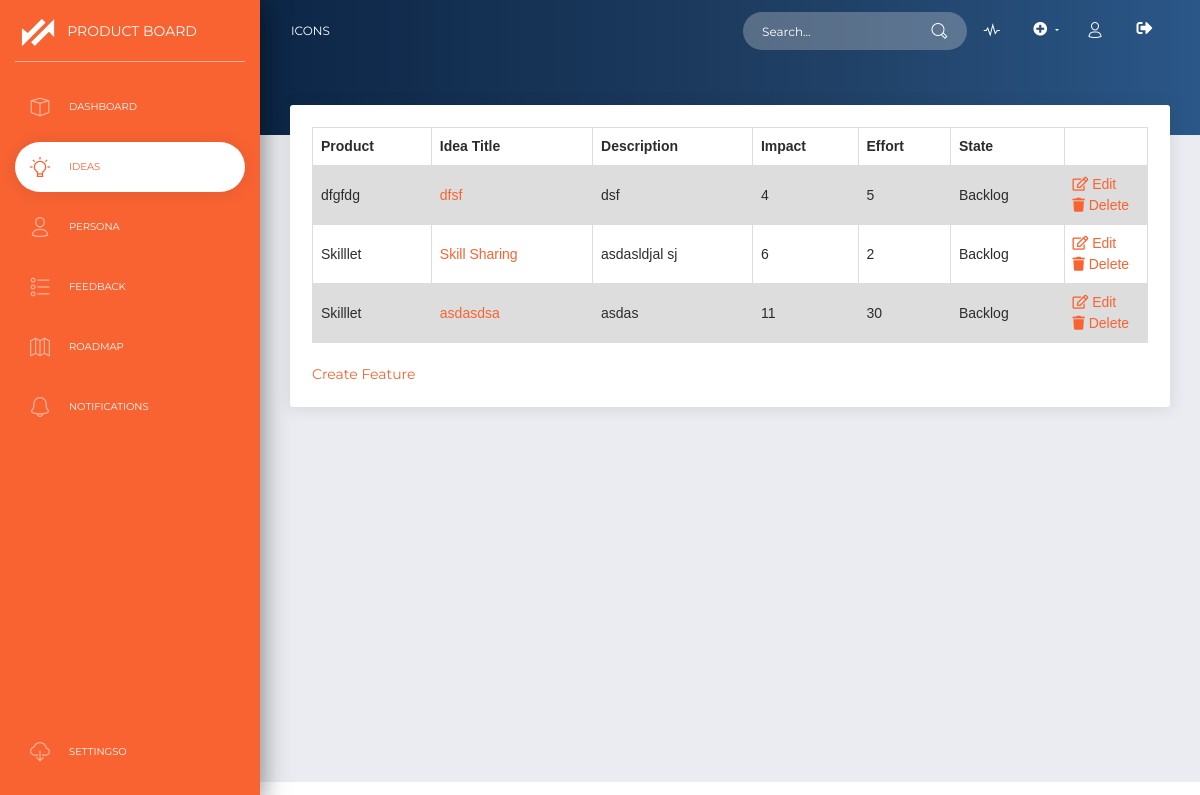
The app's page /idea/ (signed in) with its own data.
### Features/models.py (models this page shows)
class Ideas(models.Model):
    iProduct = models.ForeignKey(myProducts, on_delete=models.CASCADE)
    AREA_CHOICES =[('B','Backlog'), ('U','Unsorted'), ('C','Completed'), ('O','Optimisation Testing'), ('I','In Progress'), ('I','Investigation'), ('D','Discovery')]
    Title= models.CharField(max_length=100)
    Desciption = models.TextField()
    problems = models.TextField()
    business_reasons = models.TextField()
    impact = models.IntegerField()
    effort = models.IntegerField()
    createdby = models.ForeignKey(User, on_delete= models.SET_NULL, blank=True,null=True,related_name='a')
    owner = models.ForeignKey(User,on_delete= models.SET_NULL, blank=True,null=True,related_name='b')
    datecreated = models.DateTimeField(default=datetime.now, blank=True)
    area = models.CharField(max_length=100,choices=AREA_CHOICES, default=AREA_CHOICES[1][1])

### Products/models.py (models this page shows)
class myProducts(models.Model):
    ProductTitle = models.CharField(max_length=100)
    Description = models.TextField()
    Objectives = models.TextField()
    Vision = models.TextField()
    SubmissionDate = models.DateTimeField()
    ProductAccessList = models.ManyToManyField(User)
    def __str__(self):
        return self.ProductTitle

### Features/views.py (the view)
# urls.py: path('idea/', views.index_feature, name='index_Feature'),
@login_required
def index_feature(request):
    ideas = Ideas.objects.all().filter(iProduct__ProductAccessList=request.user)
    context =  {
        'Ideas': ideas,
    }
    return render(request, 'features/allideas.html', context)

### Features/templates/features/allideas.html (shortened to what this page needs)
{% extends 'products/base.html' %}
{% block activeIdeas %} class="active"{% endblock %}
{% block content %}
<div class="panel-header panel-header-sm">
</div>
<div class="content">
  <div class="row">
    <div class="col-md-12">
      <div class="card" style="padding:2.5%">
        <table>
        <tr>
          <th>Product</th>
          <th>Idea Title</th>
          <th>Description</th>
          <th>Impact</th>
          <th>Effort</th>
          <th>State</th>
          <th></th>
        </tr>
      {% for i in Ideas %}
        <tr>
          <td>{{i.iProduct}}</td>
          <td><a href="{% url 'view_Detail' pk=i.id fk=i.iProduct.id %}">{{i.Title}}</a></td>
          <td>{{i.Desciption}}</td>
          <td>{{i.impact}}</td>
          <td>{{i.effort}}</td>
          {% if i.area == "B" %}
            <td>Backlog</td>
          {% elif i.area == "U" %}
            <td>Unsorted</td>
          {% elif i.area == "C" %}
            <td>Completed</td>
          {% endif %}
          <td style="width:10%"> <a href="{% url 'edit_Feature' pk=i.id %}"><i class="far fa-edit"></i> Edit</a></br> <a href="{% url 'delete_Feature' pk=i.id  %}"><i class="fas fa-trash"></i> Delete</a></td>
        </tr>
      {% endfor %}
      </table>
      <br>
      <a href="{% url 'create_Feature' %}">Create Feature</a>
    </div>
  </div>
</div>
</div>
{% endblock %}

### Products/static/products/css/style.css (style rules this page uses)
.content { padding:2% }

### Features/templates/features/allideas.html (style rules this page uses)
table { font-family: arial, sans-serif; border-collapse: collapse; width: 100%; }
td, th { border: 1px solid #dddddd; text-align: left; padding: 8px; }
tr:nth-child(even) { background-color: #dddddd; }

### records on screen
Ideas: iProduct "dfgfdg", Title "dfsf", Desciption "dsf", impact "4", effort "5", area "Backlog"
Ideas: iProduct "Skilllet", Title "Skill Sharing", Desciption "asdasldjal sj", impact "6", effort "2", area "Backlog"
Ideas: iProduct "Skilllet", Title "asdasdsa", Desciption "asdas", impact "11", effort "30", area "Backlog"
